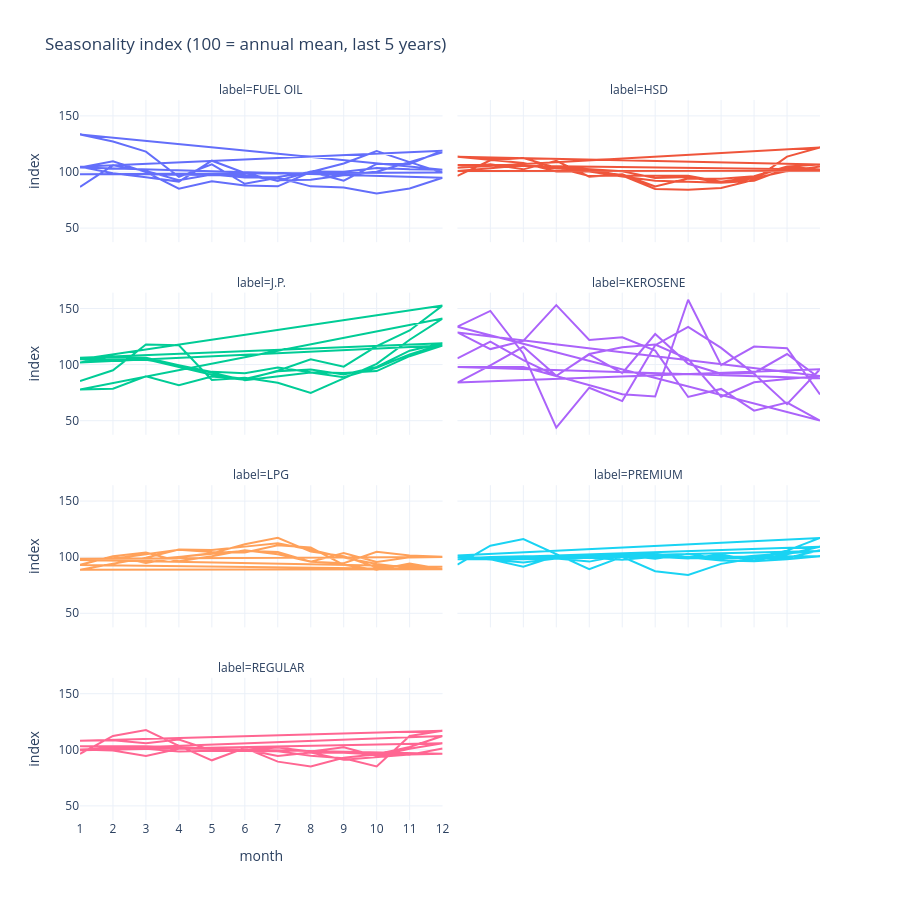

Source (notebook cell):
### Markdown cell above
## 7. Seasonality index (last 5 complete years)

### Code cell
last_year = int(demand["date"].dt.year.max())
years = list(range(last_year - 5, last_year))
mp_idx = demand[demand["product_native"].isin(MAJOR_PRODUCTS)].copy()
mp_idx["label"] = mp_idx["product_native"].map(DISPLAY)
mp_idx["year"] = mp_idx["date"].dt.year
mp_idx["month"] = mp_idx["date"].dt.month
mp_idx = mp_idx[mp_idx["year"].isin(years)]

annual = mp_idx.groupby(["label", "year"])["value_kbd"].mean().rename("annual_mean")
monthly = mp_idx.groupby(["label", "year", "month"])["value_kbd"].mean().reset_index()
monthly = monthly.merge(annual, on=["label", "year"])
monthly["index"] = 100 * monthly["value_kbd"] / monthly["annual_mean"]
monthly["month_name"] = pd.to_datetime(monthly["month"], format="%m").dt.strftime("%b")

fig = px.line(
    monthly, x="month", y="index", color="label", facet_col="label",
    facet_col_wrap=2, title="Seasonality index (100 = annual mean, last 5 years)",
)
fig.update_xaxes(tickmode="linear", tick0=1, dtick=1)
fig.update_layout(height=900, template="plotly_white", showlegend=False)
fig.show()

### Figure 1 — Plotly figure (JSON) as saved in the notebook; plotly's stock layout.template omitted (floating-point values rounded to 4 significant figures)
{"data": [{"hovertemplate": "label=FUEL OIL<br>month=%{x}<br>index=%{y}<extra></extra>", "legendgroup": "FUEL OIL", "line": {"color": "#636efa", "dash": "solid"}, "marker": {"symbol": "circle"}, "mode": "lines", "name": "FUEL OIL", "orientation": "v", "showlegend": true, "type": "scatter", "x": [1, 2, 3, 4, 5, 6, 7, 8, 9, 10, 11, 12, 1, 2, 3, 4, 5, 6, 7, 8, 9, 10, 11, 12, 1, 2, 3, 4, 5, 6, 7, 8, 9, 10, 11, 12, 1, 2, 3, 4, 5, 6, 7, 8, 9, 10, 11, 12, 1, 2, 3, 6, 7, 8, 9, 10, 11, 12], "xaxis": "x7", "y": [86.66, 106.0, 101.0, 92.66, 97.67, 95.01, 95.5, 99.96, 92.24, 107.1, 107.2, 119.0, 104.6, 98.95, 95.27, 91.45, 110.0, 99.1, 91.93, 100.4, 100.3, 103.5, 102.4, 102.1, 133.5, 127.1, 118.2, 95.61, 106.8, 89.51, 94.93, 87.18, 86.1, 80.8, 85.31, 94.92, 104.0, 109.6, 99.85, 85.12, 91.7, 87.99, 87.22, 100.0, 107.6, 118.7, 108.8, 99.47, 98.02, 98.02, 98.02, 96.82, 92.56, 93.01, 97.17, 100.2, 108.7, 117.5], "yaxis": "y7"}, {"hovertemplate": "label=HSD<br>month=%{x}<br>index=%{y}<extra></extra>", "legendgroup": "HSD", "line": {"color": "#EF553B", "dash": "solid"}, "marker": {"symbol": "circle"}, "mode": "lines", "name": "HSD", "orientation": "v", "showlegend": true, "type": "scatter", "x": [1, 2, 3, 4, 5, 6, 7, 8, 9, 10, 11, 12, 1, 2, 3, 4, 5, 6, 7, 8, 9, 10, 11, 12, 1, 2, 3, 4, 5, 6, 7, 8, 9, 10, 11, 12, 1, 2, 3, 4, 5, 6, 7, 8, 9, 10, 11, 12, 1, 2, 3, 6, 7, 8, 9, 10, 11, 12], "xaxis": "x8", "y": [96.59, 110.5, 112.5, 103.9, 96.33, 96.8, 84.87, 84.28, 85.74, 92.95, 113.7, 121.9, 103.8, 107.0, 102.4, 110.0, 95.88, 97.91, 87.17, 94.23, 94.0, 96.22, 104.9, 106.6, 113.5, 110.9, 108.0, 100.5, 100.4, 95.92, 92.18, 91.38, 90.43, 92.18, 103.4, 101.2, 100.9, 103.3, 106.1, 103.1, 102.5, 96.74, 96.96, 96.54, 91.37, 95.53, 104.8, 102.2, 106.2, 106.2, 106.2, 100.6, 94.67, 95.44, 90.45, 94.47, 100.8, 105.0], "yaxis": "y8"}, {"hovertemplate": "label=J.P.<br>month=%{x}<br>index=%{y}<extra></extra>", "legendgroup": "J.P.", "line": {"color": "#00cc96", "dash": "solid"}, "marker": {"symbol": "circle"}, "mode": "lines", "name": "J.P.", "orientation": "v", "showlegend": true, "type": "scatter", "x": [1, 2, 3, 4, 5, 6, 7, 8, 9, 10, 11, 12, 1, 2, 3, 4, 5, 6, 7, 8, 9, 10, 11, 12, 1, 2, 3, 4, 5, 6, 7, 8, 9, 10, 11, 12, 1, 2, 3, 4, 5, 6, 7, 8, 9, 10, 11, 12, 1, 2, 3, 6, 7, 8, 9, 10, 11, 12], "xaxis": "x5", "y": [85.44, 94.92, 118.0, 117.2, 86.22, 88.28, 83.77, 74.67, 87.68, 100.6, 122.2, 141.0, 77.82, 78.47, 89.65, 81.54, 89.27, 86.4, 94.47, 104.7, 98.19, 116.5, 130.4, 152.6, 104.8, 104.1, 104.2, 99.37, 93.51, 92.27, 97.44, 93.09, 92.49, 94.22, 107.5, 116.9, 101.8, 107.3, 104.7, 98.01, 90.85, 87.24, 93.98, 95.6, 91.23, 97.86, 112.4, 119.1, 106.0, 106.0, 106.0, 86.13, 89.51, 92.98, 88.66, 97.18, 109.1, 118.5], "yaxis": "y5"}, {"hovertemplate": "label=KEROSENE<br>month=%{x}<br>index=%{y}<extra></extra>", "legendgroup": "KEROSENE", "line": {"color": "#ab63fa", "dash": "solid"}, "marker": {"symbol": "circle"}, "mode": "lines", "name": "KEROSENE", "orientation": "v", "showlegend": true, "type": "scatter", "x": [1, 2, 3, 4, 5, 6, 7, 8, 9, 10, 11, 12, 1, 2, 3, 4, 5, 6, 7, 8, 9, 10, 11, 12, 1, 2, 3, 4, 5, 6, 7, 8, 9, 10, 11, 12, 1, 2, 3, 4, 5, 6, 7, 8, 9, 10, 11, 12, 1, 2, 3, 6, 7, 8, 9, 10, 11, 12], "xaxis": "x6", "y": [105.4, 120.4, 103.9, 89.86, 109.5, 115.4, 117.9, 104.9, 71.37, 84.24, 87.25, 89.88, 128.7, 113.8, 121.0, 153.0, 122.0, 124.4, 112.5, 71.15, 78.3, 58.91, 66.12, 50.13, 133.8, 147.8, 109.7, 43.76, 79.4, 67.46, 117.3, 133.5, 114.9, 91.75, 64.73, 95.87, 83.93, 99.27, 115.9, 90.08, 109.1, 92.32, 127.2, 100.7, 91.76, 92.59, 109.4, 87.72, 97.89, 97.89, 97.89, 73.56, 71.49, 157.8, 99.54, 116.0, 114.6, 73.31], "yaxis": "y6"}, {"hovertemplate": "label=LPG<br>month=%{x}<br>index=%{y}<extra></extra>", "legendgroup": "LPG", "line": {"color": "#FFA15A", "dash": "solid"}, "marker": {"symbol": "circle"}, "mode": "lines", "name": "LPG", "orientation": "v", "showlegend": true, "type": "scatter", "x": [1, 2, 3, 4, 5, 6, 7, 8, 9, 10, 11, 12, 1, 2, 3, 4, 5, 6, 7, 8, 9, 10, 11, 12, 1, 2, 3, 4, 5, 6, 7, 8, 9, 10, 11, 12, 1, 2, 3, 4, 5, 6, 7, 8, 9, 10, 11, 12, 1, 2, 3, 6, 7, 8, 9, 10, 11, 12], "xaxis": "x3", "y": [93.19, 100.8, 104.1, 96.44, 100.8, 106.3, 102.7, 96.07, 103.8, 95.71, 99.83, 100.3, 98.59, 98.66, 102.7, 106.5, 104.6, 104.3, 110.7, 108.6, 93.24, 88.49, 94.37, 89.31, 93.11, 100.9, 94.86, 100.2, 103.4, 111.5, 117.2, 105.0, 100.9, 90.83, 92.91, 89.16, 88.75, 94.47, 99.51, 106.9, 106.3, 109.4, 112.5, 106.7, 99.69, 94.02, 90.41, 91.42, 97.48, 97.48, 97.48, 105.8, 104.5, 95.9, 94.66, 104.8, 101.6, 100.3], "yaxis": "y3"}, {"hovertemplate": "label=PREMIUM<br>month=%{x}<br>index=%{y}<extra></extra>", "legendgroup": "PREMIUM", "line": {"color": "#19d3f3", "dash": "solid"}, "marker": {"symbol": "circle"}, "mode": "lines", "name": "PREMIUM", "orientation": "v", "showlegend": true, "type": "scatter", "x": [1, 2, 3, 4, 5, 6, 7, 8, 9, 10, 11, 12, 1, 2, 3, 4, 5, 6, 7, 8, 9, 10, 11, 12, 1, 2, 3, 4, 5, 6, 7, 8, 9, 10, 11, 12, 1, 2, 3, 4, 5, 6, 7, 8, 9, 10, 11, 12, 1, 2, 3, 6, 7, 8, 9, 10, 11, 12], "xaxis": "x4", "y": [93.28, 110.3, 116.2, 102.8, 89.37, 100.4, 87.48, 84.12, 94.06, 99.01, 105.9, 117.2, 101.6, 98.05, 91.56, 101.0, 99.54, 97.82, 100.4, 98.82, 102.4, 97.06, 102.6, 109.2, 98.61, 100.1, 100.9, 101.3, 101.4, 102.6, 102.9, 99.87, 97.0, 96.44, 98.1, 100.8, 99.82, 97.96, 95.33, 98.88, 96.06, 101.7, 98.55, 103.1, 98.44, 101.3, 103.4, 105.5, 98.27, 98.27, 98.27, 100.2, 101.9, 99.03, 99.18, 99.54, 99.21, 106.2], "yaxis": "y4"}, {"hovertemplate": "label=REGULAR<br>month=%{x}<br>index=%{y}<extra></extra>", "legendgroup": "REGULAR", "line": {"color": "#FF6692", "dash": "solid"}, "marker": {"symbol": "circle"}, "mode": "lines", "name": "REGULAR", "orientation": "v", "showlegend": true, "type": "scatter", "x": [1, 2, 3, 4, 5, 6, 7, 8, 9, 10, 11, 12, 1, 2, 3, 4, 5, 6, 7, 8, 9, 10, 11, 12, 1, 2, 3, 4, 5, 6, 7, 8, 9, 10, 11, 12, 1, 2, 3, 4, 5, 6, 7, 8, 9, 10, 11, 12, 1, 2, 3, 6, 7, 8, 9, 10, 11, 12], "xaxis": "x", "y": [96.3, 112.3, 117.6, 103.4, 90.63, 101.5, 89.44, 85.21, 92.83, 96.03, 102.4, 112.3, 100.3, 99.34, 94.4, 100.8, 101.4, 99.84, 102.0, 98.46, 102.2, 94.59, 100.9, 105.8, 99.7, 101.9, 100.9, 98.55, 99.24, 99.29, 98.79, 94.79, 92.53, 85.19, 112.3, 116.9, 108.1, 108.6, 105.7, 109.1, 99.33, 100.2, 94.49, 97.65, 91.17, 93.28, 95.7, 96.57, 103.2, 103.2, 103.2, 100.0, 102.6, 97.69, 97.46, 95.78, 95.63, 101.2], "yaxis": "y"}], "layout": {"annotations": [{"font": {}, "showarrow": false, "text": "label=REGULAR", "x": 0.245, "xanchor": "center", "xref": "paper", "y": 0.1975, "yanchor": "bottom", "yref": "paper"}, {"font": {}, "showarrow": false, "text": "label=LPG", "x": 0.245, "xanchor": "center", "xref": "paper", "y": 0.465, "yanchor": "bottom", "yref": "paper"}, {"font": {}, "showarrow": false, "text": "label=PREMIUM", "x": 0.755, "xanchor": "center", "xref": "paper", "y": 0.465, "yanchor": "bottom", "yref": "paper"}, {"font": {}, "showarrow": false, "text": "label=J.P.", "x": 0.245, "xanchor": "center", "xref": "paper", "y": 0.7325, "yanchor": "bottom", "yref": "paper"}, {"font": {}, "showarrow": false, "text": "label=KEROSENE", "x": 0.755, "xanchor": "center", "xref": "paper", "y": 0.7325, "yanchor": "bottom", "yref": "paper"}, {"font": {}, "showarrow": false, "text": "label=FUEL OIL", "x": 0.245, "xanchor": "center", "xref": "paper", "y": 1, "yanchor": "bottom", "yref": "paper"}, {"font": {}, "showarrow": false, "text": "label=HSD", "x": 0.755, "xanchor": "center", "xref": "paper", "y": 1, "yanchor": "bottom", "yref": "paper"}], "height": 900, "legend": {"title": {"text": "label"}, "tracegroupgap": 0}, "showlegend": false, "title": {"text": "Seasonality index (100 = annual mean, last 5 years)"}, "xaxis": {"anchor": "y", "domain": [0, 0.49], "dtick": 1, "tick0": 1, "tickmode": "linear", "title": {"text": "month"}}, "xaxis2": {"anchor": "y2", "domain": [0.51, 1], "dtick": 1, "matches": "x", "tick0": 1, "tickmode": "linear", "title": {"text": "month"}}, "xaxis3": {"anchor": "y3", "domain": [0, 0.49], "dtick": 1, "matches": "x", "showticklabels": false, "tick0": 1, "tickmode": "linear"}, "xaxis4": {"anchor": "y4", "domain": [0.51, 1], "dtick": 1, "matches": "x", "showticklabels": false, "tick0": 1, "tickmode": "linear"}, "xaxis5": {"anchor": "y5", "domain": [0, 0.49], "dtick": 1, "matches": "x", "showticklabels": false, "tick0": 1, "tickmode": "linear"}, "xaxis6": {"anchor": "y6", "domain": [0.51, 1], "dtick": 1, "matches": "x", "showticklabels": false, "tick0": 1, "tickmode": "linear"}, "xaxis7": {"anchor": "y7", "domain": [0, 0.49], "dtick": 1, "matches": "x", "showticklabels": false, "tick0": 1, "tickmode": "linear"}, "xaxis8": {"anchor": "y8", "domain": [0.51, 1], "dtick": 1, "matches": "x", "showticklabels": false, "tick0": 1, "tickmode": "linear"}, "yaxis": {"anchor": "x", "domain": [0, 0.1975], "title": {"text": "index"}}, "yaxis2": {"anchor": "x2", "domain": [0, 0.1975], "matches": "y", "showticklabels": false}, "yaxis3": {"anchor": "x3", "domain": [0.2675, 0.465], "matches": "y", "title": {"text": "index"}}, "yaxis4": {"anchor": "x4", "domain": [0.2675, 0.465], "matches": "y", "showticklabels": false}, "yaxis5": {"anchor": "x5", "domain": [0.535, 0.7325], "matches": "y", "title": {"text": "index"}}, "yaxis6": {"anchor": "x6", "domain": [0.535, 0.7325], "matches": "y", "showticklabels": false}, "yaxis7": {"anchor": "x7", "domain": [0.8025, 1], "matches": "y", "title": {"text": "index"}}, "yaxis8": {"anchor": "x8", "domain": [0.8025, 1], "matches": "y", "showticklabels": false}}}
